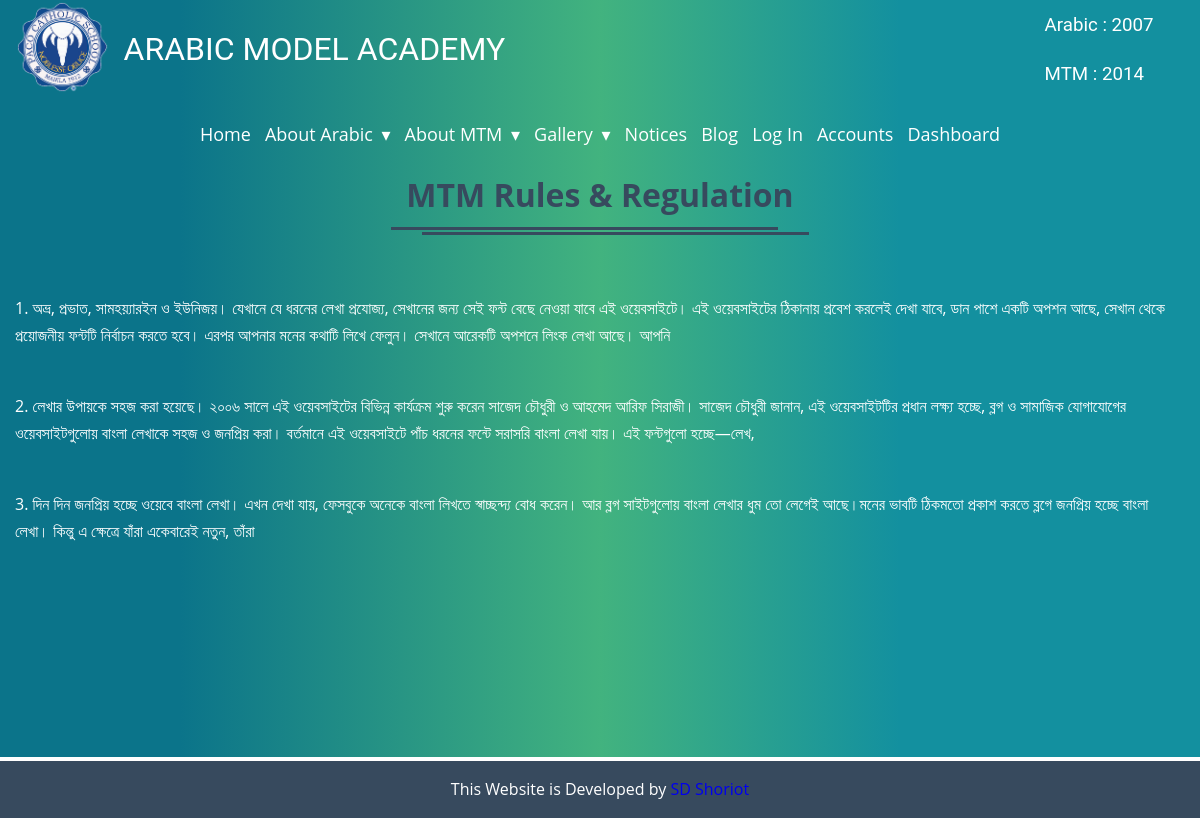
Screenshot of /rules/ with the database file from the repository.
### mtm/models.py (models this page shows)
class Rule(models.Model):
	date = models.DateTimeField(auto_now_add=True)
	description = models.TextField()

### mtm/views.py (the view)
# urls.py: path('rules/', rule, name='rules'),
def rule(request):
	rules = Rule.objects.all().order_by('-date')[:4]
	ctx = {'rules': rules}
	return render(request, 'theme/mtm/rule.html', ctx)

### templates/theme/mtm/rule.html
{% extends 'theme/base.html' %}
{% block content %}
<section class="commonBody rules">
  <div class="container">
    <div class="commonHeding">
        <h1>MTM Rules & Regulation</h1>
    </div>
    <div class="fsltBody">
      {% for rule in rules %}
      <div class="fsltText">
        <p>{{ forloop.counter }}. {{ rule.description }}</p><br><br>
    </div>
  {% endfor %}
  </div>
  </div>
</section>
{% endblock %}

### static/theme/css/style.css (style rules this page uses)
* { margin: 0; padding: 0; }
p { line-height: 27px; }
p, h1, h2, h3, h4, h5, h6 { margin: 0; padding: 0; font-weight: normal; }
h1, h2, h3, h4, h5, h6 { line-height: 30px; }
body { width: 100%; height: 100%; margin: 0; padding: 0; font-size:16px; box-sizing: border-box; background-size: cover; background-repeat: no-repeat; font-family: 'Open Sans', sans-serif; font-weight: normal; background-color: #EAEAEA; }
.container { max-width: 1366px; width: 100%; margin: 0 auto; box-sizing: border-box; padding: 0 15px; }
.commonBody { background: linear-gradient(90deg,#0b748a 15%,rgba(24, 165, 100, 0.8) 50%,#13909F 75%); padding: 6% 0% 10.8% 0%; color: #fff; }
.commonHeding { text-align: center; }
.commonHeding h1 { font-size: 32px; padding-bottom: 25px; margin-bottom: 60px; position: relative; font-weight: bold; display: inline-block; color: #374A5E; }
.commonHeding h1::before { content: ""; width: 100%; border-top: 3px solid; position: absolute; bottom: 0; left: 4%; }
.commonHeding h1::after { content: ""; width: 100%; border-top: 3px solid; position: absolute; bottom: 5px; left: -4%; }
.rules { padding: 15% 0% 14% 0%; }

### rows the page displays
Rule: description "অভ্র, প্রভাত, সামহয়্যারইন ও ইউনিজয়। যেখানে যে ধরনের লেখা প্রযোজ্য, সেখানের জন্য সেই ফন্ট বেছে নেওয়া যাবে এই ওয়েবসাইটে। এই ওয়েবসাইটের ঠিকানায় প্রবেশ করলেই দেখা যাবে, ডান পাশে একটি অপশন আছে, সেখান থেকে প্রয়োজনীয় ফন্টটি নির্বাচন করতে হবে। এরপর আপনার মনের কথাটি লিখে ফেলুন। সেখানে আরেকটি অপশনে লিংক লেখা আছে। আপনি"
Rule: description "লেখার উপায়কে সহজ করা হয়েছে। ২০০৬ সালে এই ওয়েবসাইটের বিভিন্ন কার্যক্রম শুরু করেন সাজেদ চৌধুরী ও আহমেদ আরিফ সিরাজী। সাজেদ চৌধুরী জানান, এই ওয়েবসাইটটির প্রধান লক্ষ্য হচ্ছে, ব্লগ ও সামাজিক যোগাযোগের ওয়েবসাইটগুলোয় বাংলা লেখাকে সহজ ও জনপ্রিয় করা। বর্তমানে এই ওয়েবসাইটে পাঁচ ধরনের ফন্টে সরাসরি বাংলা লেখা যায়। এই ফন্টগুলো হচ্ছে—লেখ,"
Rule: description "দিন দিন জনপ্রিয় হচ্ছে ওয়েবে বাংলা লেখা। এখন দেখা যায়, ফেসবুকে অনেকে বাংলা লিখতে স্বাচ্ছন্দ্য বোধ করেন। আর ব্লগ সাইটগুলোয় বাংলা লেখার ধুম তো লেগেই আছে।মনের ভাবটি ঠিকমতো প্রকাশ করতে ব্লগে জনপ্রিয় হচ্ছে বাংলা লেখা। কিন্তু এ ক্ষেত্রে যাঁরা একেবারেই নতুন, তাঁরা"
